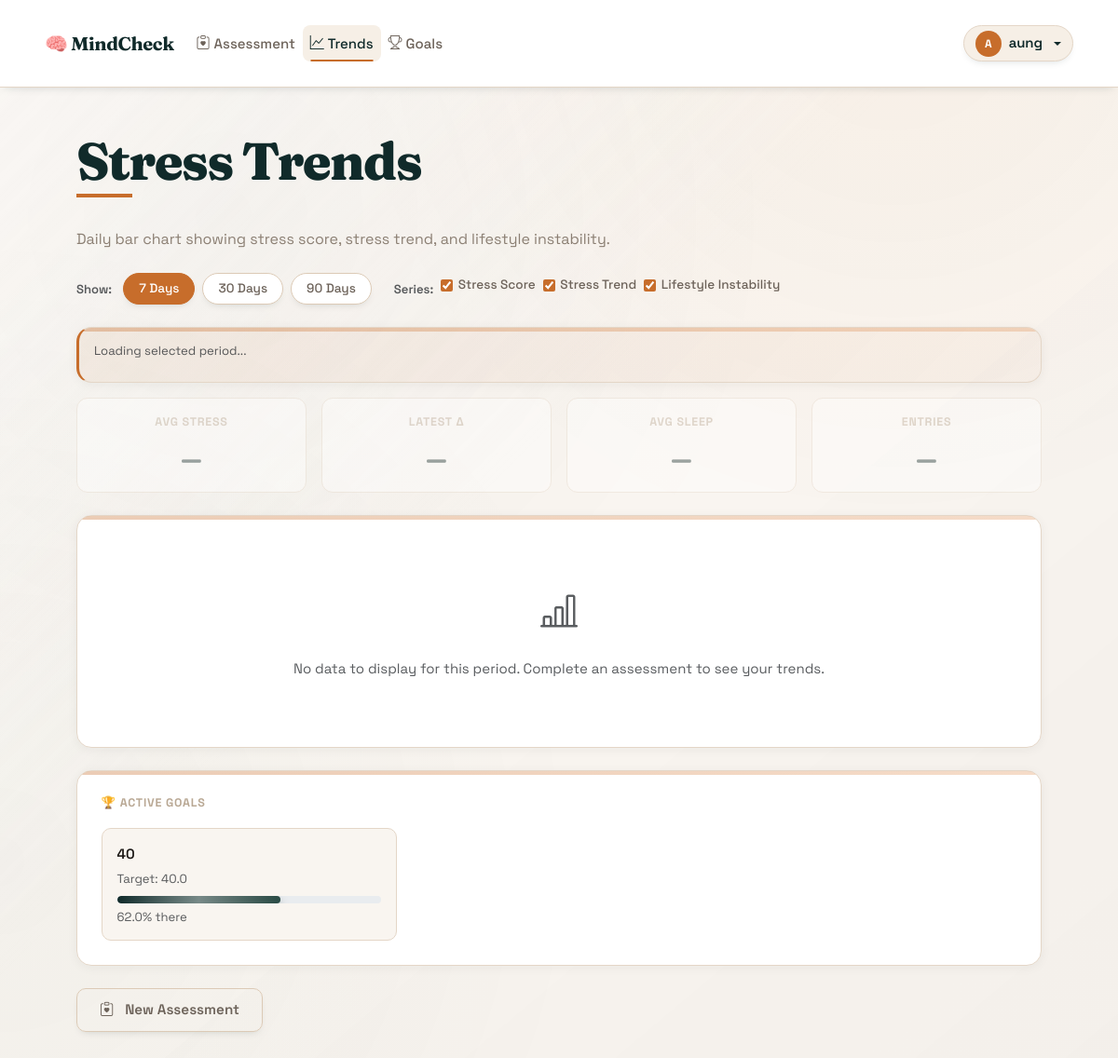
/history (signed in), run on an earlier commit of the app's database.
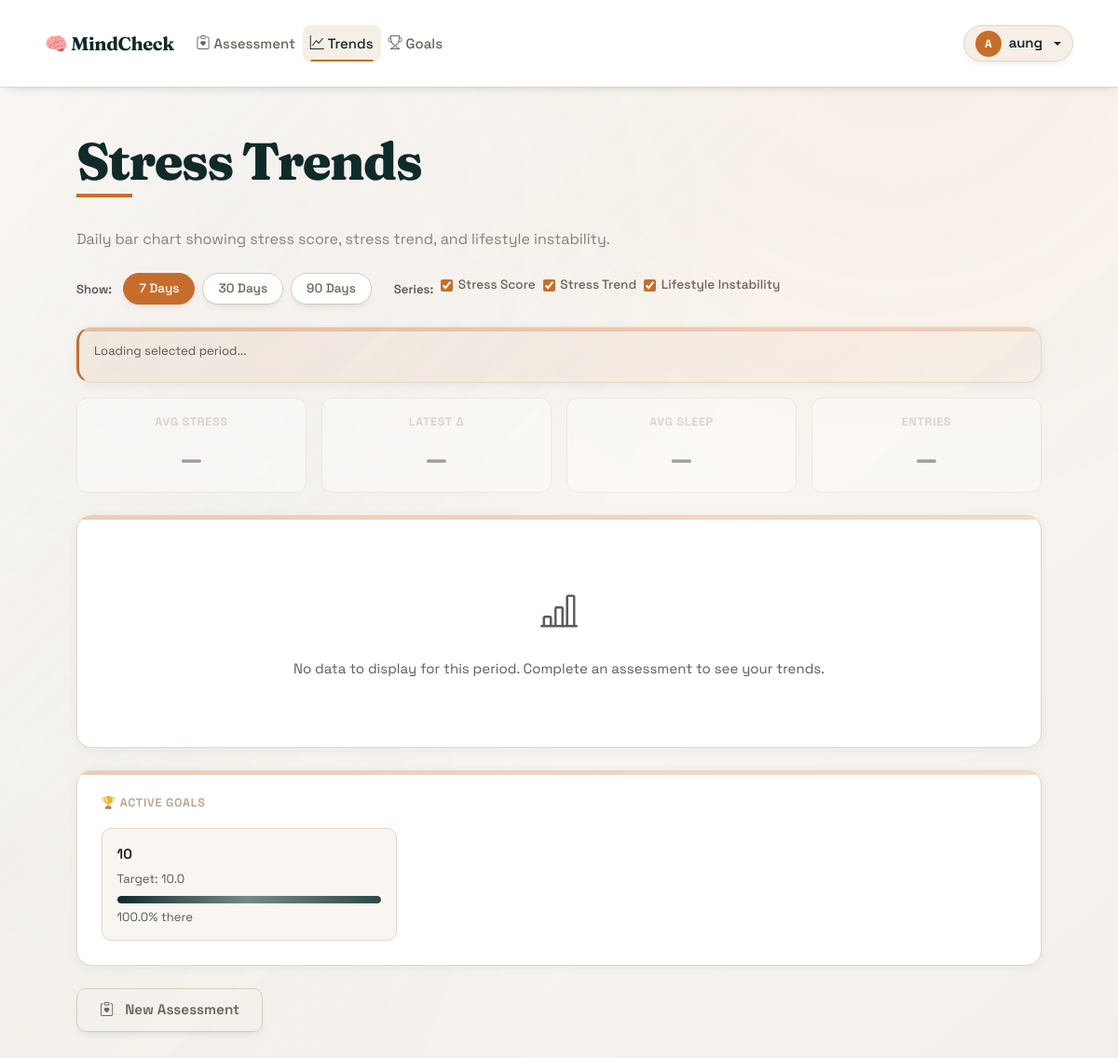
And on a later commit of the database.
### database.py (models this page shows, shortened)
class User(UserMixin, db.Model):
    __tablename__ = 'users'
    id = db.Column(db.Integer, primary_key=True)
    username = db.Column(db.String(80), unique=True, nullable=False, index=True)
    email = db.Column(db.String(120), unique=True, nullable=False, index=True)
    password_hash = db.Column(db.String(255), nullable=False)
    created_at = db.Column(db.DateTime, default=datetime.utcnow)
    goals = db.relationship('Goal', backref='user', lazy=True, cascade='all, delete-orphan')
    assessments = db.relationship('AssessmentEntry', backref='user', lazy=True, cascade='all, delete-orphan')

class Goal(db.Model):
    __tablename__ = 'goals'
    id = db.Column(db.Integer, primary_key=True)
    user_id = db.Column(db.Integer, db.ForeignKey('users.id'), nullable=False)
    goal_type = db.Column(db.String(50), nullable=False)  # 'avg_stress', 'peak_stress', 'streak_days'
    description = db.Column(db.String(255))
    target_value = db.Column(db.Float, nullable=False)
    current_value = db.Column(db.Float, default=0.0)
    deadline = db.Column(db.Date, nullable=True)
    created_at = db.Column(db.DateTime, default=datetime.utcnow)
    completed_at = db.Column(db.DateTime, nullable=True)
    status = db.Column(db.String(20), default='active')
    def calculate_progress(self):
        if self.goal_type in ['avg_stress', 'peak_stress']:
            if self.current_value <= self.target_value:
                return 100.0
            max_stress = 100.0  # Assuming stress is 0-100
            progress = max(0, (max_stress - self.current_value) / (max_stress - self.target_value) * 100)
            return min(100.0, progress)
        elif self.goal_type == 'streak_days':
            progress = (self.current_value / self.target_value) * 100
            return min(100.0, progress)
        return 0.0

### app.py (the view)
@app.route('/history')
@login_required
def history():
    history_data = _load_history_entries_for_user(current_user.id)
    active_goals = Goal.query.filter_by(user_id=current_user.id, status='active').all()
    has_unsaved_result = ('wizard_result' in session and 'wizard_saved_entry_id' not in session)
    return render_template('history.html',
                           history_data=history_data,
                           user=current_user,
                           goals=active_goals,
                           has_unsaved_result=has_unsaved_result)

### app.py (called while the page is built, shortened)
@login_manager.user_loader
def load_user(user_id):
    return User.query.get(int(user_id))

def _load_history_entries_for_user(user_id):
    db_entries = AssessmentEntry.query.filter_by(user_id=user_id).order_by(AssessmentEntry.created_at.asc()).all()
    db_history = [entry.to_history_dict() for entry in db_entries]
    json_history = StressHistory(user_id=user_id).load_history()
    if not db_history:
        return json_history
    if not json_history:
        return db_history

### stress_history.py (called while the page is built)
    def load_history(self):
        if not os.path.exists(self.history_file):
            return []
        try:
            with open(self.history_file, 'r') as f:
                return json.load(f)
        except (json.JSONDecodeError, IOError):
            return []

### templates/history.html (shortened to what this page needs)
{% extends "base.html" %}
{% block content %}
<div class="container py-5">
    <div class="page-header stack mb-4">
        <h1>Stress Trends</h1>
        <p class="page-subtitle">Daily bar chart showing stress score, stress trend, and lifestyle instability.</p>
    </div>
    <div class="d-flex flex-wrap gap-2 mb-4 align-items-center">
        <span class="text-muted small fw-600 me-1">Show:</span>
        <button class="btn btn-filter active" data-days="7" id="f7">7 Days</button>
        <button class="btn btn-filter" data-days="30" id="f30">30 Days</button>
        <button class="btn btn-filter" data-days="90" id="f90">90 Days</button>
        <span class="ms-3 text-muted small fw-600">Series:</span>
        <label class="series-toggle"><input type="checkbox" checked data-series="0"> Stress Score</label>
        <label class="series-toggle"><input type="checkbox" checked data-series="1"> Stress Trend</label>
        <label class="series-toggle"><input type="checkbox" checked data-series="2"> Lifestyle Instability</label>
    </div>
    <div class="result-card chart-info-card mb-3">
        <div class="small text-muted mb-1" id="rangeInfo">Loading selected period...</div>
    </div>
    <div class="row g-3 mb-4" id="statsRow">
        <div class="col-6 col-md-3">
            <div class="stat-mini-card text-center">
                <div class="label">Avg Stress</div>
                <div class="mini-score" id="avgStress">–</div>
            </div>
        </div>
        <div class="col-6 col-md-3">
            <div class="stat-mini-card text-center">
                <div class="label">Latest Δ</div>
                <div class="mini-score" id="stressDelta">–</div>
            </div>
        </div>
        <div class="col-6 col-md-3">
            <div class="stat-mini-card text-center">
                <div class="label">Avg Sleep</div>
                <div class="mini-score" id="avgSleep">–</div>
            </div>
        </div>
        <div class="col-6 col-md-3">
            <div class="stat-mini-card text-center">
                <div class="label">Entries</div>
                <div class="mini-score" id="entryCount">–</div>
            </div>
        </div>
    </div>
    <div class="result-card chart-card mb-4">
        <div id="noDataMsg" class="text-center py-5 text-muted" style="display:none;">
            <i class="bi bi-bar-chart-line fs-1 mb-3 d-block"></i>
            No data to display for this period. Complete an assessment to see your trends.
        </div>
    </div>
    {% if goals %}
    <div class="result-card mb-4">
        <div class="label mb-3">🏆 Active Goals</div>
        <div class="row g-3">
            {% for goal in goals %}
            <div class="col-md-4">
                <div class="goal-mini-card">
                    <div class="fw-600 mb-1">{{ goal.description or goal.goal_type }}</div>
                    <div class="small text-muted">Target: {{ goal.target_value }}</div>
                    <div class="progress mt-2" style="height:8px; border-radius:99px;">
                        <div class="progress-bar bg-accent" style="width: {{ goal.calculate_progress()|round(0) }}%;">
                        </div>
                    </div>
                    <div class="small text-muted mt-1">{{ goal.calculate_progress()|round(0) }}% there</div>
                </div>
            </div>
            {% endfor %}
        </div>
    </div>
    {% endif %}
    <a href="{{ url_for('assess_step1') }}" class="btn btn-wizard-ghost">
        <i class="bi bi-clipboard-heart me-1"></i> New Assessment
    </a>
</div>
{% endblock %}

### templates/base.html (shortened to what this page needs)
<!DOCTYPE html>
<html lang="en">
<head>
    <link href="https://cdn.jsdelivr.net/npm/bootstrap@5.3.3/dist/css/bootstrap.min.css" rel="stylesheet">
    <link href="https://cdn.jsdelivr.net/npm/bootstrap-icons@1.11.3/font/bootstrap-icons.css" rel="stylesheet">
    <link rel="stylesheet" href="{{ url_for('static', filename='style.css') }}">
</head>
<body>
    <nav class="navbar navbar-expand-md navbar-light sticky-top app-nav">
        <div class="container-fluid nav-inner">
            <a class="navbar-brand brand" href="{{ url_for('home') }}">
                🧠 MindCheck
            </a>
            <div class="collapse navbar-collapse" id="mainNav">
                <ul class="navbar-nav me-auto mb-2 mb-md-0">
                    {% if current_user.is_authenticated %}
                    <li class="nav-item">
                        <a class="nav-link {% if request.endpoint and request.endpoint.startswith('assess') %}active{% endif %}"
                           href="{{ url_for('assess_step1') }}">
                            <i class="bi bi-clipboard-heart me-1"></i>Assessment
                        </a>
                    </li>
                    <li class="nav-item">
                        <a class="nav-link {% if request.endpoint == 'history' %}active{% endif %}"
                           href="{{ url_for('history') }}">
                            <i class="bi bi-graph-up me-1"></i>Trends
                        </a>
                    </li>
                    <li class="nav-item">
                        <a class="nav-link {% if request.endpoint == 'goals' %}active{% endif %}"
                           href="{{ url_for('goals') }}">
                            <i class="bi bi-trophy me-1"></i>Goals
                        </a>
                    </li>
                    {% endif %}
                </ul>
                {% if current_user.is_authenticated %}
                <div class="dropdown">
                    <button class="btn btn-sm profile-btn dropdown-toggle d-flex align-items-center gap-2"
                            type="button" data-bs-toggle="dropdown" aria-expanded="false"
                            id="profileDropdown">
                        <span class="avatar-circle">{{ current_user.username[0].upper() }}</span>
                        <span class="d-none d-md-inline fw-600">{{ current_user.username }}</span>
                    </button>
                </div>
                {% else %}
                <a href="{{ url_for('login') }}" class="btn btn-sm btn-outline-dark">Sign in</a>
                {% endif %}
            </div>
        </div>
    </nav>
    <div class="toast-container position-fixed bottom-0 end-0 p-3" style="z-index: 9999;">
    </div>
    <main class="main-content">
        {% block content %}{% endblock %}
    </main>
</body>
</html>

What changed in the data, as far as the page shows it:
changed Goal: description "40" → "10"; target_value "40.0" → "10.0"; current_value 62.55 → 0 (drawn); calculate_progress "62.0" → "100.0"
